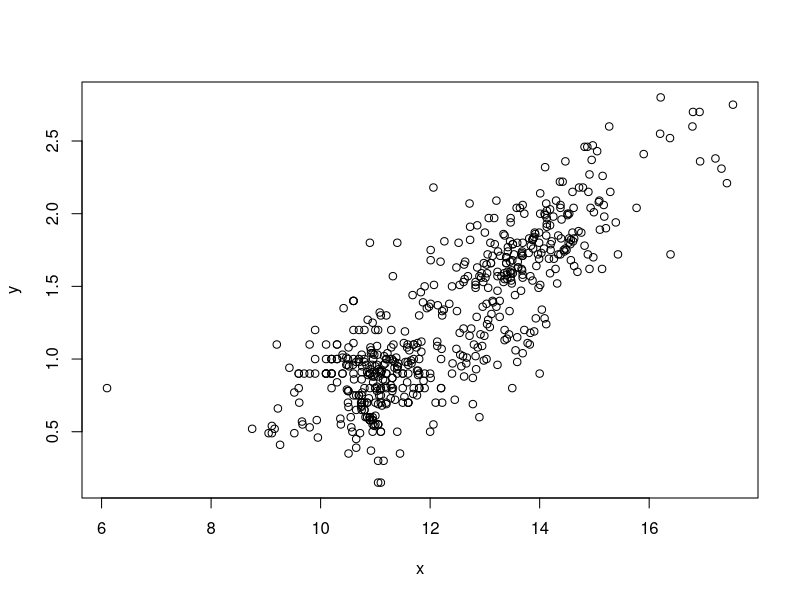
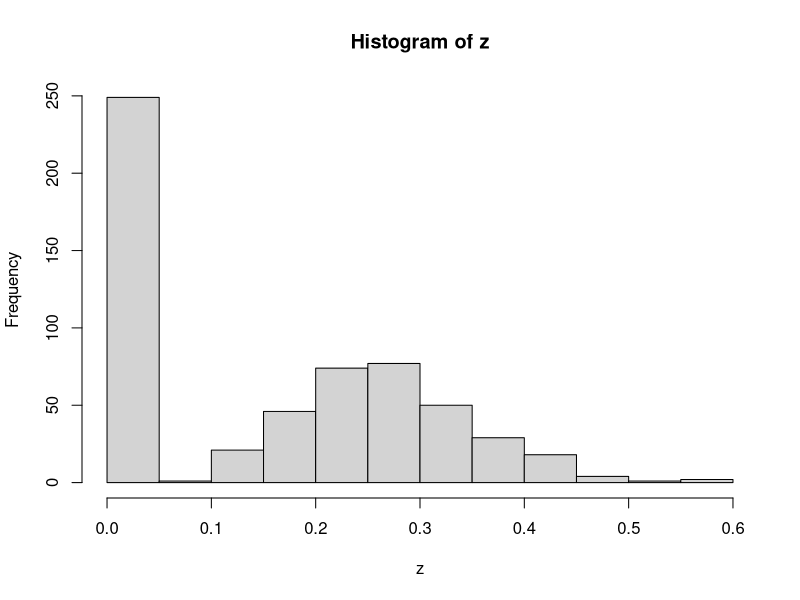
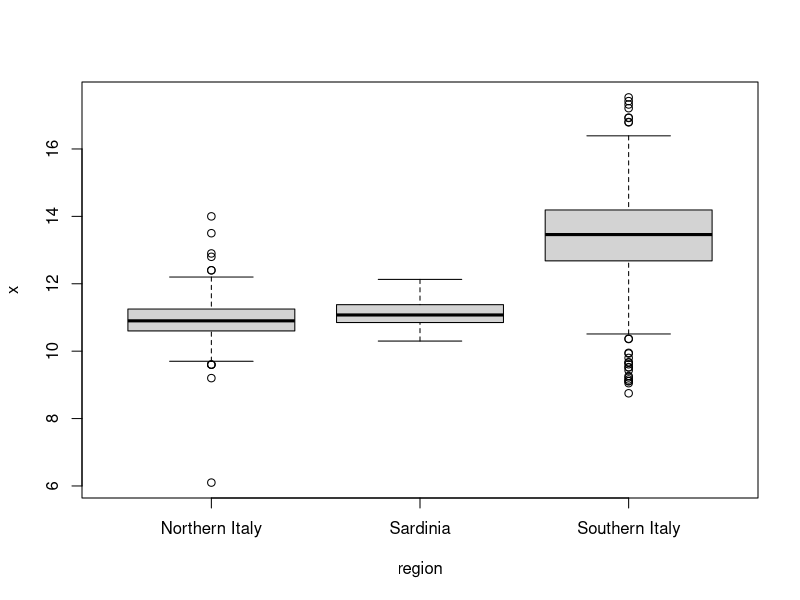

Reproduce these figures in R, in order.
library(dslabs)
data(olive)
head(olive)
#Plot the percent palmitic acid versus palmitoleic acid in a scatterplot. 
#What relationship do you see?


x = olive$palmitic
y = olive$palmitoleic

plot(x, y)

z = olive$eicosenoic
hist(z)

x
boxplot(x~region, data = olive)
